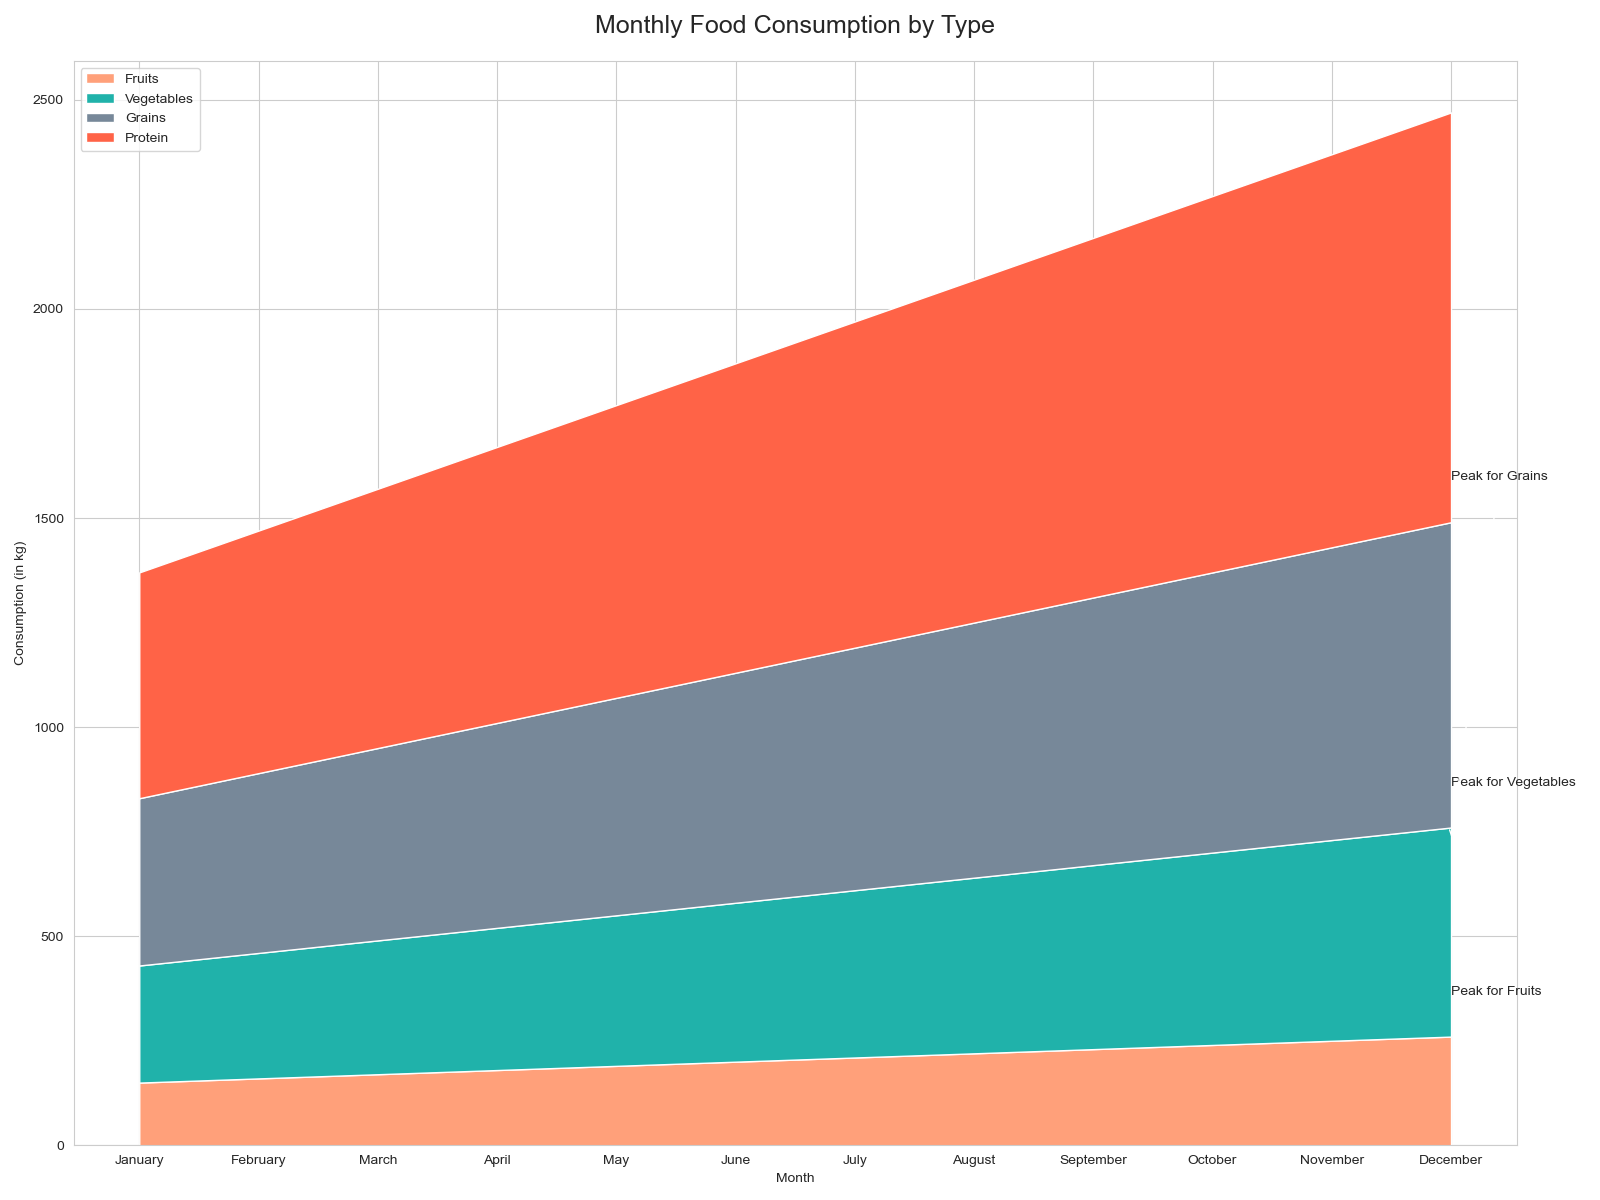

Here is the Python script that generated this plot:

import numpy as np
import pandas as pd
import seaborn as sns
import matplotlib.pyplot as plt

data = {
    'Month': ['January', 'February', 'March', 'April', 'May', 'June', 
              'July', 'August', 'September', 'October', 'November', 'December'],
    'Fruits': [150, 160, 170, 180, 190, 200, 210, 220, 230, 240, 250, 260],
    'Vegetables': [130, 140, 150, 160, 170, 180, 190, 200, 210, 220, 230, 240],
    'Grains': [120, 130, 140, 150, 160, 170, 180, 190, 200, 210, 220, 230],
    'Protein': [140, 150, 160, 170, 180, 190, 200, 210, 220, 230, 240, 250]
}

df = pd.DataFrame(data)
df.set_index('Month', inplace=True)

cumulative = df.cumsum(axis=1)

plt.figure(figsize=(16, 12))
colors = ['#FFA07A', '#20B2AA', '#778899', '#FF6347']
plt.stackplot(cumulative.index, cumulative['Fruits'], cumulative['Vegetables'],
              cumulative['Grains'], cumulative['Protein'], labels=cumulative.columns, colors=colors)
plt.legend(loc='upper left')
plt.title('Monthly Food Consumption by Type', fontsize=18, pad=20)
plt.xlabel('Month')
plt.ylabel('Consumption (in kg)')

plt.annotate('Peak for Fruits', xy=(11, cumulative.loc['December', 'Fruits']),
             xytext=(11, cumulative.loc['December', 'Fruits'] + 100),
             arrowprops=dict(facecolor='black', arrowstyle="->", connectionstyle="arc3"))
plt.annotate('Peak for Vegetables', xy=(11, cumulative.loc['December', 'Vegetables']),
             xytext=(11, cumulative.loc['December', 'Vegetables'] + cumulative.loc['December', 'Fruits'] + 100),
             arrowprops=dict(facecolor='black', arrowstyle="->", connectionstyle="arc3"))
plt.annotate('Peak for Grains', xy=(11, cumulative.loc['December', 'Grains']),
             xytext=(11, cumulative.loc['December', 'Grains'] + cumulative.loc['December', 'Vegetables'] + cumulative.loc['December', 'Fruits'] + 100),
             arrowprops=dict(facecolor='black', arrowstyle="->", connectionstyle="arc3"))

plt.tight_layout()
plt.show()
